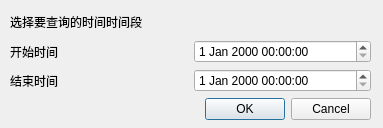
<?xml version="1.0" encoding="UTF-8"?>
<ui version="4.0">
 <class>DateSelectDialog</class>
 <widget class="QDialog" name="DateSelectDialog">
  <property name="geometry">
   <rect>
    <x>0</x>
    <y>0</y>
    <width>383</width>
    <height>128</height>
   </rect>
  </property>
  <property name="windowTitle">
   <string>Dialog</string>
  </property>
  <widget class="QWidget" name="">
   <property name="geometry">
    <rect>
     <x>10</x>
     <y>10</y>
     <width>361</width>
     <height>110</height>
    </rect>
   </property>
   <layout class="QVBoxLayout" name="verticalLayout">
    <item>
     <widget class="QLabel" name="label">
      <property name="text">
       <string>选择要查询的时间时间段</string>
      </property>
     </widget>
    </item>
    <item>
     <layout class="QHBoxLayout" name="horizontalLayout">
      <item>
       <widget class="QLabel" name="label_2">
        <property name="text">
         <string>开始时间</string>
        </property>
       </widget>
      </item>
      <item>
       <widget class="QDateTimeEdit" name="startTimeEdit"/>
      </item>
     </layout>
    </item>
    <item>
     <layout class="QHBoxLayout" name="horizontalLayout_2">
      <item>
       <widget class="QLabel" name="label_3">
        <property name="text">
         <string>结束时间</string>
        </property>
       </widget>
      </item>
      <item>
       <widget class="QDateTimeEdit" name="endTimeEdit"/>
      </item>
     </layout>
    </item>
    <item>
     <widget class="QDialogButtonBox" name="buttonBox">
      <property name="orientation">
       <enum>Qt::Orientation::Horizontal</enum>
      </property>
      <property name="standardButtons">
       <set>QDialogButtonBox::StandardButton::Cancel|QDialogButtonBox::StandardButton::Ok</set>
      </property>
     </widget>
    </item>
   </layout>
  </widget>
 </widget>
 <resources/>
 <connections>
  <connection>
   <sender>buttonBox</sender>
   <signal>accepted()</signal>
   <receiver>DateSelectDialog</receiver>
   <slot>accept()</slot>
   <hints>
    <hint type="sourcelabel">
     <x>248</x>
     <y>254</y>
    </hint>
    <hint type="destinationlabel">
     <x>157</x>
     <y>274</y>
    </hint>
   </hints>
  </connection>
  <connection>
   <sender>buttonBox</sender>
   <signal>rejected()</signal>
   <receiver>DateSelectDialog</receiver>
   <slot>reject()</slot>
   <hints>
    <hint type="sourcelabel">
     <x>316</x>
     <y>260</y>
    </hint>
    <hint type="destinationlabel">
     <x>286</x>
     <y>274</y>
    </hint>
   </hints>
  </connection>
 </connections>
</ui>
